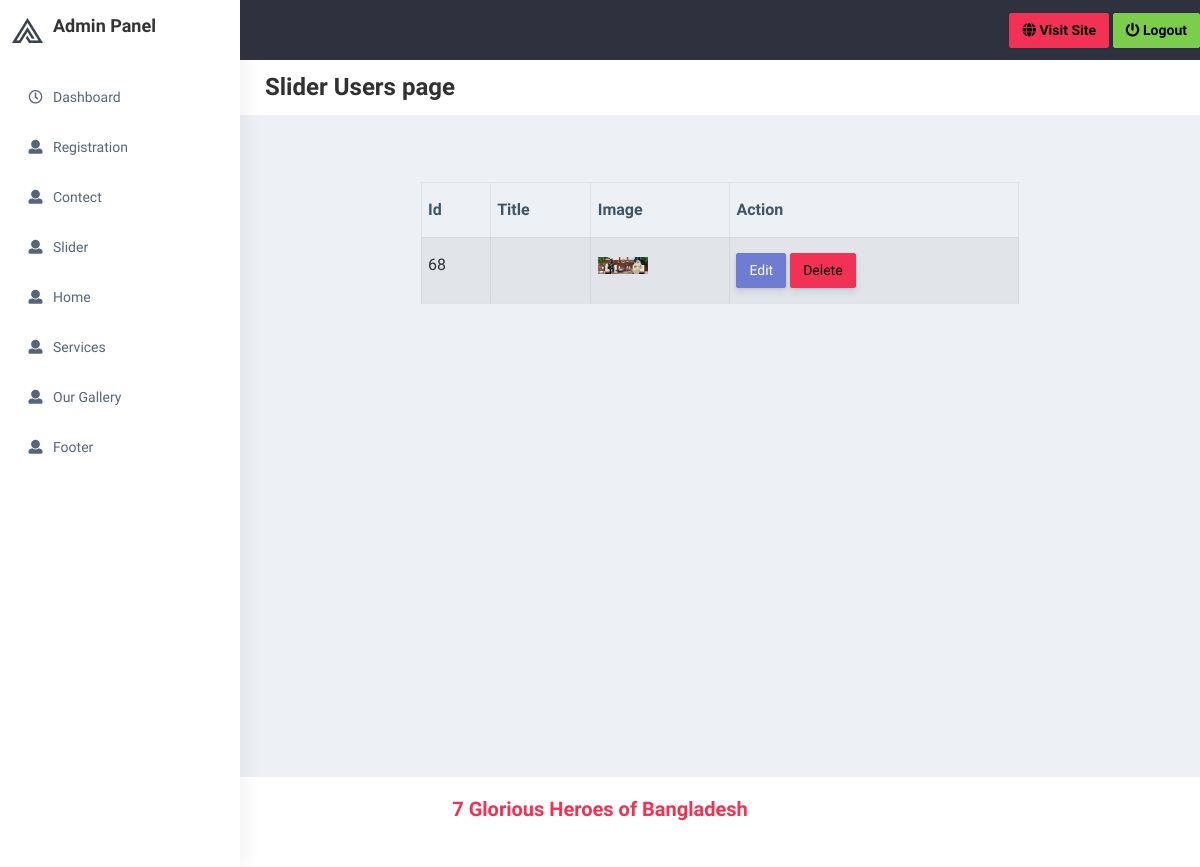
The page /admin/slider_users.php on the database as committed earlier.
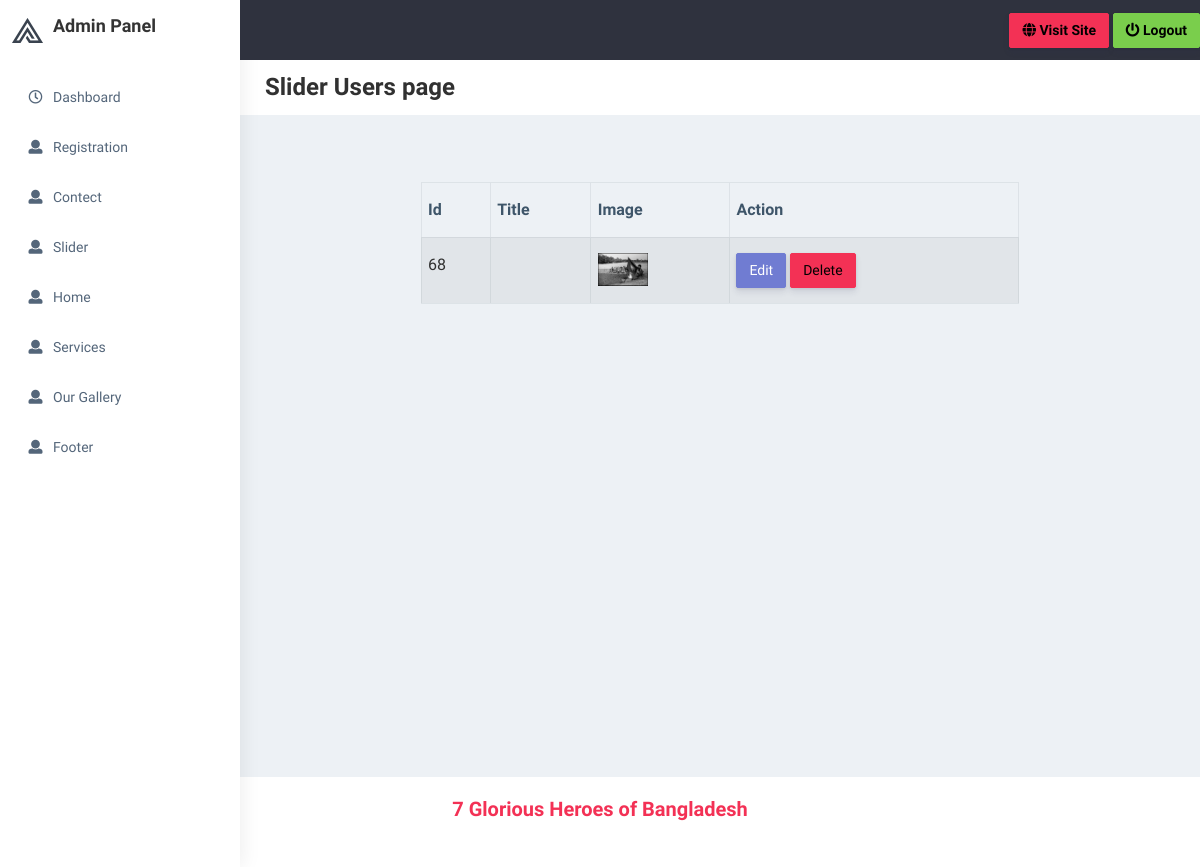
The same page on the database as committed later.
### tables this page shows
CREATE TABLE `sliders` (
  `id` int(20) NOT NULL,
  `title` varchar(500) NOT NULL,
  `image` varchar(500) NOT NULL
);

### admin/slider_users.php (the view)
<?php include 'include/header.php' ;
include 'include/connection.php';
$sql = "SELECT * FROM sliders";
$result = $db->query($sql);
  ?>
<div class="page-wrapper">
    <div class="page-breadcrumb bg-white">
        <div class="row align-items-center">
            <div class="col-md-12">
                <h3 class="page-title">Slider Users page</h3>
            </div>
        </div>
    </div><br><br>
    <div class="container-fluid">
        <div class="row justify-content-center">
            <div class="col-md-8">
                <table class="table table-striped table-bordered table-hover">
                <thead>
                        <th><b>	Id</b></th>
                        <th><b>Title</b></th>
                        <th><b>Image</b></th>
                        <th><b>Action</b></th>
                    </thead>
                    <tbody>
                    <?php while($row = $result->fetch_assoc()): ?>
                      <tr>
                            <td><?php echo $row['id'] ; ?></td>
                            <td><?php echo $row['title'] ; ?></td>
                            <td><img src="<?php echo "images/".$row['image'] ; ?>"width="50" alt=""></td>
                        <td>
                            <a href="edit_sliders.php?id=<?php echo $row['id']; ?>" class="btn btn-primary">Edit</a>
                            <a href="delete_sliders.php?id=<?php echo $row['id']; ?>" class="btn btn-danger" onclick="return confirm('Are you sure you want to delete this user?')">Delete</a>
                        </td>
                     </tr>
                        <?php endwhile; ?>
                    </tbody>
                </table>
            </div>
        </div>
    </div>
</div>
<?php include 'include/footer.php' ; ?>

Rows that differ between the two databases and show on the page:
changed sliders id 68: image: a different picture
